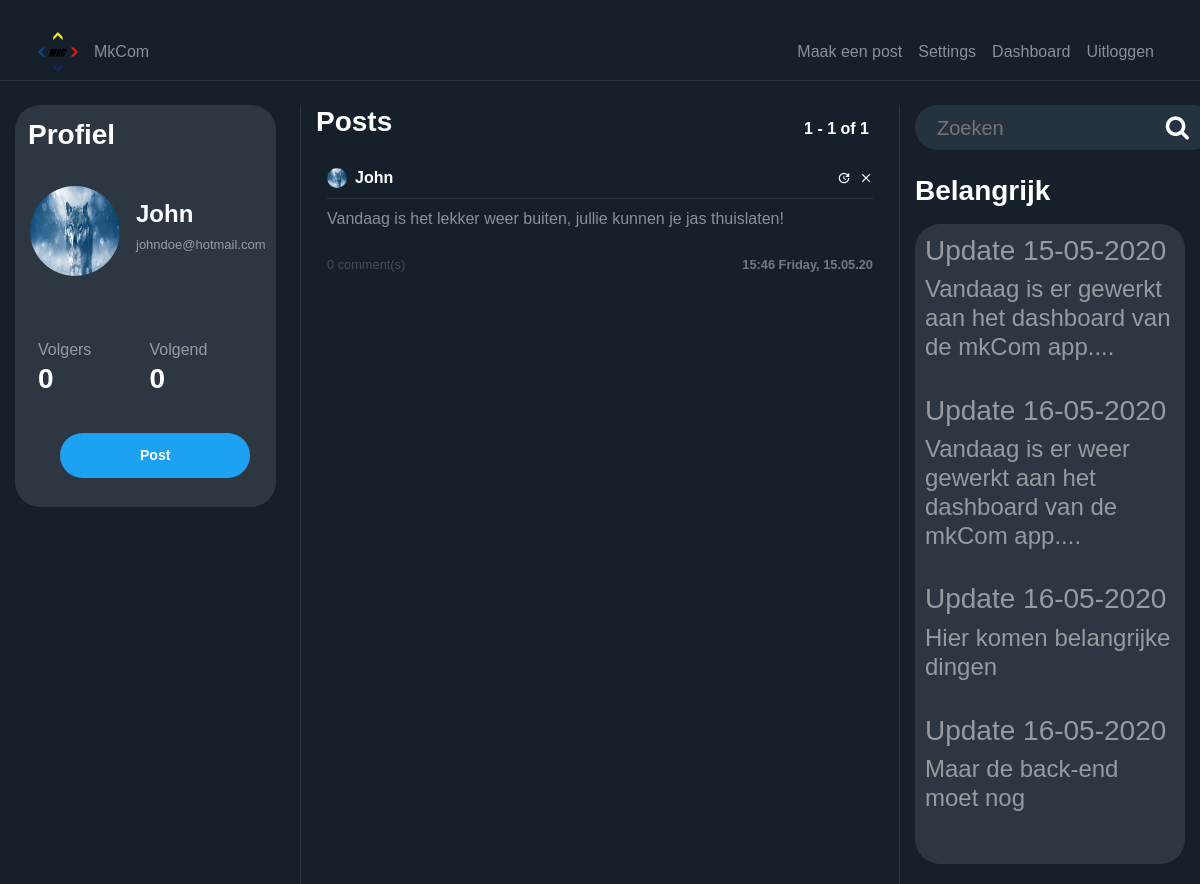
The page / (signed in) on the database its author committed.
### users/models.py (models this page shows, shortened)
class Profile(models.Model):
    user = models.OneToOneField(User, on_delete=models.CASCADE)
    image = models.ImageField(default='default.png', upload_to='profile_pics')
    @property
    def followers(self):
        return Follow.objects.filter(follow_user=self.user).count()
    @property
    def following(self):
        return Follow.objects.filter(user=self.user).count()

### blog/models.py (models this page shows, shortened)
class Post(models.Model):
    content = models.TextField(max_length=1000)
    date_posted = models.DateTimeField(default=timezone.now)
    author = models.ForeignKey(User, on_delete=models.CASCADE)
    @property
    def number_of_comments(self):
        return Comment.objects.filter(post_connected=self).count()

### blog/views.py (the view)
# urls.py: path('', PostListView.as_view(), name='blog-home'),
class PostListView(LoginRequiredMixin, ListView):
    model = Post
    template_name = 'blog/home.html'
    context_object_name = 'posts'
    ordering = ['-date_posted']
    paginate_by = PAGINATION_COUNT
    def get_context_data(self, **kwargs):
        data = super().get_context_data(**kwargs)
        all_users = []
        data_counter = Post.objects.values('author')\
            .annotate(author_count=Count('author'))\
            .order_by('-author_count')[:6]
        for aux in data_counter:
            all_users.append(User.objects.filter(pk=aux['author']).first())
        data['all_users'] = all_users
        print(all_users, file=sys.stderr)
        return data
    def get_queryset(self):
        user = self.request.user
        qs = Follow.objects.filter(user=user)
        follows = [user]
        for obj in qs:
            follows.append(obj.follow_user)
        return Post.objects.filter(author__in=follows).order_by('-date_posted')

### blog/templates/blog/home.html (shortened to what this page needs)
{% extends "blog/base.html" %}
{% load static %}
{% block content %}
<div class="row">
    <div class="col-12 col-md-3 pr-4 dont-move">
        <div class="profile-section">
            <h3 class="white-important p-2">
                Profiel
            </h3>
            <article class="media content-section" style="height: 140px; width: 100%">
                {%  if user_profile != None %}
                <div class="mt-2 d-flex full-width align-items-center">
                    <img class="rounded-circle mr-3 img-fluid"
                         style="width: 90px; height: 90px;"
                         src="{{ user_profile.profile.image.url }}">
                    <div>
                        <h4 style="text-align: left"
                            class="white-important">
                            {{ user_profile.username }}
                        </h4>
                        <h6 style="text-align: left"
                            class="email-profile">
                            {{ user.email }}
                        </h6>
                    </div>
                </div>
                {%  else %}
                <div class="mt-2 d-flex full-width align-items-center">
                    <img class="rounded-circle mr-3"
                         style="width: 90px; height: 90px;"
                         src="{{ user.profile.image.url }}">
                    <div>
                        <h4 style="text-align: left"
                            class="white-important">
                            {{ user.username }}
                        </h4>
                        <h6 style="text-align: left"
                            class="email-profile">
                            {{ user.email }}
                        </h6>
                    </div>
                </div>
                {%  endif %}
            </article>
            <article class="media content-section">
                <div class="row full-width pl-2">
                    <div class="col-6">
                        Volgers
                    </div>
                    <div class="col-6">
                        Volgend
                    </div>
                    {%  if user_profile != None %}
                    <div class="col-6">
                        <h3 class="white-important follow-click">
                            <a href="{% url 'user-followers' user_profile.username %}">
                                {{ user_profile.profile.followers }}
                            </a>
                        </h3>
                    </div>
                    <div class="col-6">
                        <a href="{% url 'user-follows' user_profile.username %}">
                            <h3 class="white-important follow-click">
                                {{ user_profile.profile.following }}
                            </h3>
                        </a>
                    </div>
                    {% else %}
                    <div class="col-6">
                        <a href="{% url 'user-followers' user.username %}">
                            <h3 class="white-important follow-click">
                                {{ user.profile.followers }}
                            </h3>
                        </a>
                    </div>
                    <a href="{% url 'user-follows' user.username %}">
                        <div class="col-6">
                            <h3 class="white-important follow-click">
                                {{ user.profile.following }}
                            </h3>
                        </div>
                    </a>
                    {%  endif %}
                </div>
            </article>
            <div class="d-flex">
                {% if user_profile is None %}
                <div style="margin-left: 40px">
                    <a class="btn btn-sm btn-outline-primary mb-4 mr-3 " href="{% url 'post-create' %}">
                        Post
                    </a>
                </div>
                {% endif %}
            </div>
        </div>
    </div>
    <div class="col-12 col-md-6 scrollable">
        <div class="full-width row">
            <div class="col-6">
                <h3 class="white-important mb-3">
                    Posts
                </h3>
            </div>
            <div class="col-6 no-padding">
                <h6 style="position: absolute; bottom: 0; right: 0"
                    class="white-important mb-3">
                    {{ page_obj.start_index }} - {{ page_obj.end_index }} of
                    {{ paginator.count }}
                </h6>
            </div>
        </div>
        {% for post in posts %}
        <article class="media content-section hovered-tweet">
            <div style="width: 100%; word-break: break-all;">
                <div class="pb-2 row m-0" style="width: 100%; margin-right: 0 !important;">
                    <div style="padding-left: 0px !important;"
                         class="col-8 no-padding d-flex align-items-center">
                        <img class="rounded-circle mr-2"
                             style="width: 20px; height: 20px;"
                             src="{{ post.author.profile.image.url }}">
                        <a class="mr-2 white-important" href="{% url 'user-posts' post.author %}">
                            {{ post.author }}
                        </a>
                    </div>
                    <div class="col-4 d-flex flex-row-reverse no-padding align-items-center"
                         style="padding-right: 0 !important;">
                        {% if post.author == user %}
                        <a class="material-icons ml-2"
                           style="font-size: 14px"
                           href="{% url 'post-delete' post.id %}">clear</a>
                        <a class="material-icons ml-2"
                           style="font-size: 14px"
                           href="{% url 'post-update' post.id %}">update</a>
                        {%  endif %}
                    </div>
                </div>
                <div class="mb-2"
                     style="width: 100%; height: 1px; background-color: rgba(255, 255, 255, 0.1)"></div>
                <a style="color: rgba(255, 255, 255, 0.5) !important;"
                   href="{% url 'post-detail' post.id %}">
                    <p class="mb-4">
                        {{ post.content }}
                    </p>
                    <div class="row">
                        <div class="col-6">
                            <small style="opacity: 0.4;">
                                {{ post.number_of_comments }} comment(s)
                            </small>
                        </div>
                        <div class="col-6">
                            <small style="opacity: 0.4;"
                                   class="white-important d-flex full-width flex-row-reverse">
                                {{ post.date_posted | date:"H:i l, d.m.y" }}
                            </small>
                        </div>
                    </div>
                </a>
            </div>
        </article>
        {% endfor %}
    </div>
    <div class="col-12 col-md-3 dont-move">
        <form action="{% url 'search' %}" method="post">
            <div class="search-container">
                <div class="search">
                    <input required name="search" type="text" id="zip-code-input" placeholder="Zoeken">
                    <button type="submit" style="border:0; background: transparent;"><i class="fa fa-search"></i> </button> </a>
        </form>
    </div>
</div>
<h3 class="white-important mb-3 mt-4"> Belangrijk </h3>
                {%  if user_profile is None %}
<article class="t-section media content-section">
    <div class="row ">
        <div class="col-12">
            <h3>Update 15-05-2020</h3>
            <h4>Vandaag is er gewerkt aan het dashboard van de mkCom app....</h4>
            <br />
            <h3>Update 16-05-2020</h3>
            <h4>Vandaag is er weer gewerkt aan het dashboard van de mkCom app....</h4>
            <br />
            <h3>Update 16-05-2020</h3>
            <h4>Hier komen belangrijke dingen</h4>
            <br />
            <h3>Update 16-05-2020</h3>
            <h4>Maar de back-end moet nog</h4>
            <br />
        </div>
        <ul class="col-12 mt-2">
    </div>
</article>
                {% endif %}
        </div>
    </div>
{% endblock content %}

### blog/templates/blog/base.html (shortened to what this page needs)
﻿{% load static %}
<!doctype html>
<html lang="en">
    <head>
        <link rel="stylesheet" href="https://stackpath.bootstrapcdn.com/bootstrap/4.1.3/css/bootstrap.min.css">
        <link rel="stylesheet" type="text/css" href="{% static 'blog/main.css' %}">
        <link rel="stylesheet" type="text/css" href="{% static 'blog/style.css' %}">
        <link rel="stylesheet" href="https://cdnjs.cloudflare.com/ajax/libs/font-awesome/4.7.0/css/font-awesome.min.css">
    </head>
  <body>
      <header class="site-header">
      <nav
              style="border-bottom: 1px solid rgba(255, 255, 255, 0.1)"
              class="navbar navbar-expand navbar-dark bg-steel">
        <div class="container">
          <div class="collapse navbar-collapse" id="navbarToggle">
              <div class="navbar-nav mr-auto pl-2" id="mkcomtitle">
                  <img class="rounded-circle mr-2"
                       style="width: 40px; height: 40px;"
                       src="{% static 'blog/logo.png'%}">
                  <a class="nav-item nav-link" href="{% url 'blog-home' %}">MkCom</a>
              </div>
                        <div class="navbar-nav pr-2">
                {% if user.is_authenticated %}
                    <a class="nav-item nav-link" href="{% url 'post-create' %}">Maak een post</a>
                    <a class="nav-item nav-link" href="{% url 'profile' %}">Settings</a>
                    {% if user.is_superuser %}
                      <a class="nav-item nav-link" href="{% url 'admin:index' %}">Dashboard</a>
                    {% endif%}
                    <a class="nav-item nav-link" href="{% url 'logout' %}">Uitloggen</a>
                {% else %}
                    <a class="nav-item nav-link" href="{% url 'login' %}">Inloggen</a>
                {% endif %}
            </div>
          </div>
        </div>
      </nav>
    </header>
    <main role="main" class="container-fluid">
      <br>
      <div class="row">
        <div class="col-md-12">
          {% block content %}{% endblock %}
    </main>
  </body>
</html>

### blog/static/blog/main.css (style rules this page uses)
:root { --muted-color: rgba(255, 255, 255, 0.5); }
body { background: #15202b; color: var(--muted-color); margin-top: 5rem; }
h1, h2, h3, h4, h5, h6 { color: var(--muted-color); }
ul { margin: 0; }
.bg-steel { background-color: #15202b; }
.site-header .navbar-nav .nav-link { color: var(--muted-color); }
.content-section { padding: 10px 10px; margin-bottom: 20px; }
.no-padding { padding: 0 !important; }
a { color: white; text-underline: none; text-decoration: none !important; }
article { border-radius: 4px; }
.white-important { color: white; font-weight: bold; }
.full-width { width: 100% }
.btn-outline-primary { border-color: white; color: white !important; padding: 12px 80px 12px 80px; font-weight: bold; background-color: #1da1f2; border:0; border-radius: 25px; }
ul { list-style: none !important; }
.hovered-tweet { cursor: pointer; }
.hovered-tweet { border: 1px solid transparent; }
.t-section { background-color: #2d3741; border-radius: 25px; }
.profile-section { background-color: #2d3741; padding: 5px; border-radius: 25px; }
.dont-move { position:; }
.scrollable { overflow-y: auto; border-left: 1px solid #2d3741; border-right: 1px solid #2d3741; }
.email-profile { font-size: 13px; outline: hidden; }

### blog/static/blog/style.css (style rules this page uses)
body { font-family: Arial, Helvetica, sans-serif; height: 100vh; margin: 0; padding: 0; }
.search-container { width: 300px; height: 45px; background-color: #253341; border-radius: 30px; display: flex; }
.search-container input { width: 100%; font-size: 20px; background-color: transparent; border: 0; color: white; }
.search-container .search { flex-grow: 1; display: flex; align-items: center; padding-left: 20px; padding-right: 20px; }
.search i { font-size: 25px; color: white; }
.search i { cursor: pointer; }

### rows shown on the page
Post: author.profile.image (picture), author "John", content "Vandaag is het lekker weer buiten, jullie kunnen je jas thuislaten!", number_of_comments "0", date_posted "15:46 Friday, 15.05.20"

### other values the page prints
{{ user.username }} "John"
{{ user.email }} "johndoe@hotmail.com"
{{ user.profile.followers }} "0"
{{ user.profile.following }} "0"
{{ page_obj.start_index }} "1"
{{ page_obj.end_index }} "1"
{{ paginator.count }} "1"
